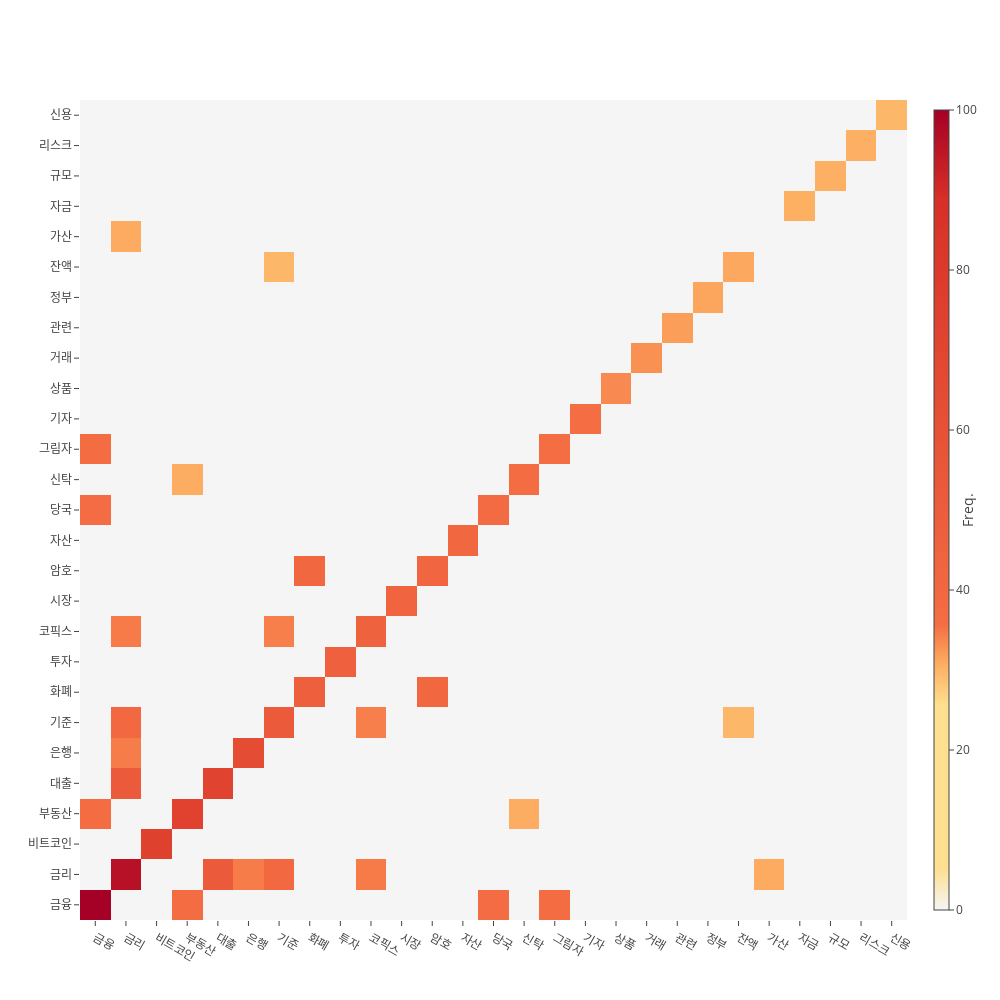

Notebook source saved alongside this figure:
### Code cell
co.get_co_matrix_graph(50)

### Figure 1 — Plotly figure (JSON) as saved in the notebook; plotly's stock layout.template omitted (floating-point values rounded to 4 significant figures; data arrays with more than 128 entries replaced by an {"elided": "..."} marker saying what was removed)
{"data": [{"colorbar": {"thickness": 15, "ticks": "outside", "title": "Freq.", "titleside": "right", "xanchor": "left"}, "colorscale": [[0, "rgb(245,245,245)"], [0.05111, "rgb(254,224,144)"], [0.1022, "rgb(254,224,144)"], [0.1533, "rgb(254,224,144)"], [0.2044, "rgb(254,224,144)"], [0.2556, "rgb(254,224,144)"], [0.3067, "rgb(253,174,97)"], [0.3578, "rgb(244,109,67)"], [0.8889, "rgb(215,48,39)"], [1, "rgb(165,0,38)"]], "type": "heatmap", "x": ["금융", "금리", "비트코인", "부동산", "대출", "은행", "기준", "화폐", "투자", "코픽스", "시장", "암호", "자산", "당국", "신탁", "그림자", "기자", "상품", "거래", "관련", "정부", "잔액", "가산", "자금", "규모", "리스크", "신용"], "y": ["금융", "금리", "비트코인", "부동산", "대출", "은행", "기준", "화폐", "투자", "코픽스", "시장", "암호", "자산", "당국", "신탁", "그림자", "기자", "상품", "거래", "관련", "정부", "잔액", "가산", "자금", "규모", "리스크", "신용"], "z": {"elided": "27x27 float values"}}], "layout": {"height": 1000, "width": 1000}}
